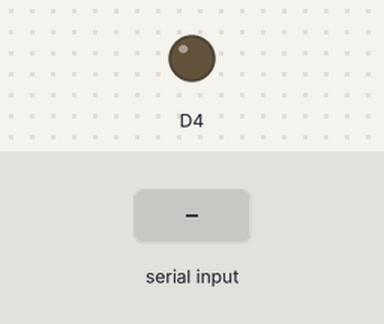
The sketch below on a simulated ESP8266 (NodeMCU). Shown: output pins drawn as LEDs (lit = HIGH). The test bench sets the inputs (shaded band).

Above: at 1.2 s.
1.3 s: "b" received over Serial
At 2.2 s:
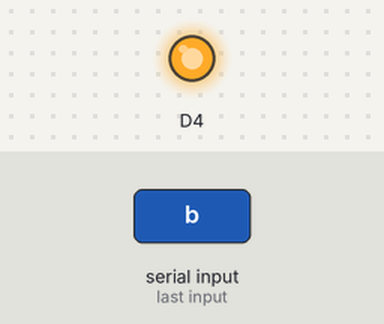
2.9 s: "a" received over Serial
At 3.4 s:
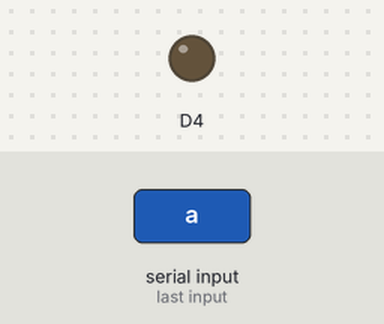
4.5 s: "B" received over Serial
At 5.8 s:
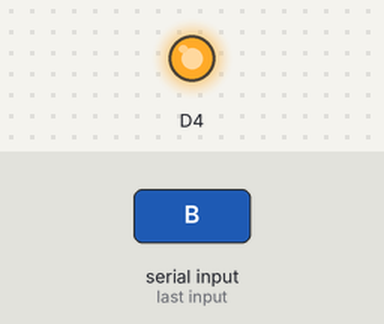
Timing chart, 0 to 7.5 s (numbered marks = the images above; inputs shaded):
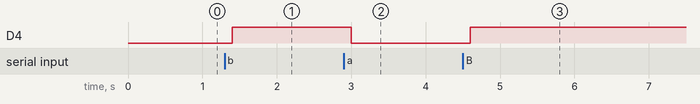

The sketch:

led_glow_usart.ino
```cpp
char c;
void setup() {
  // put your setup code here, to run once:
  pinMode(D4,OUTPUT);
  Serial.begin(9600);
}

void loop() {
  // put your main code here, to run repeatedly:
  while(!Serial.available());/*available() return type is character*/

    c=Serial.read();
    delay(100);

  if(c=='a' || c=='A')
  {
    digitalWrite(D4,LOW);

  }
  if(c=='b' || c=='B')
  {
    digitalWrite(D4,HIGH);
  }


}
```

Measured:
- after the input at 1.3 s, D4: LOW → HIGH after 0.10 s
- after the input at 2.9 s, D4: HIGH → LOW after 0.10 s
- after the input at 4.5 s, D4: LOW → HIGH after 0.10 s
